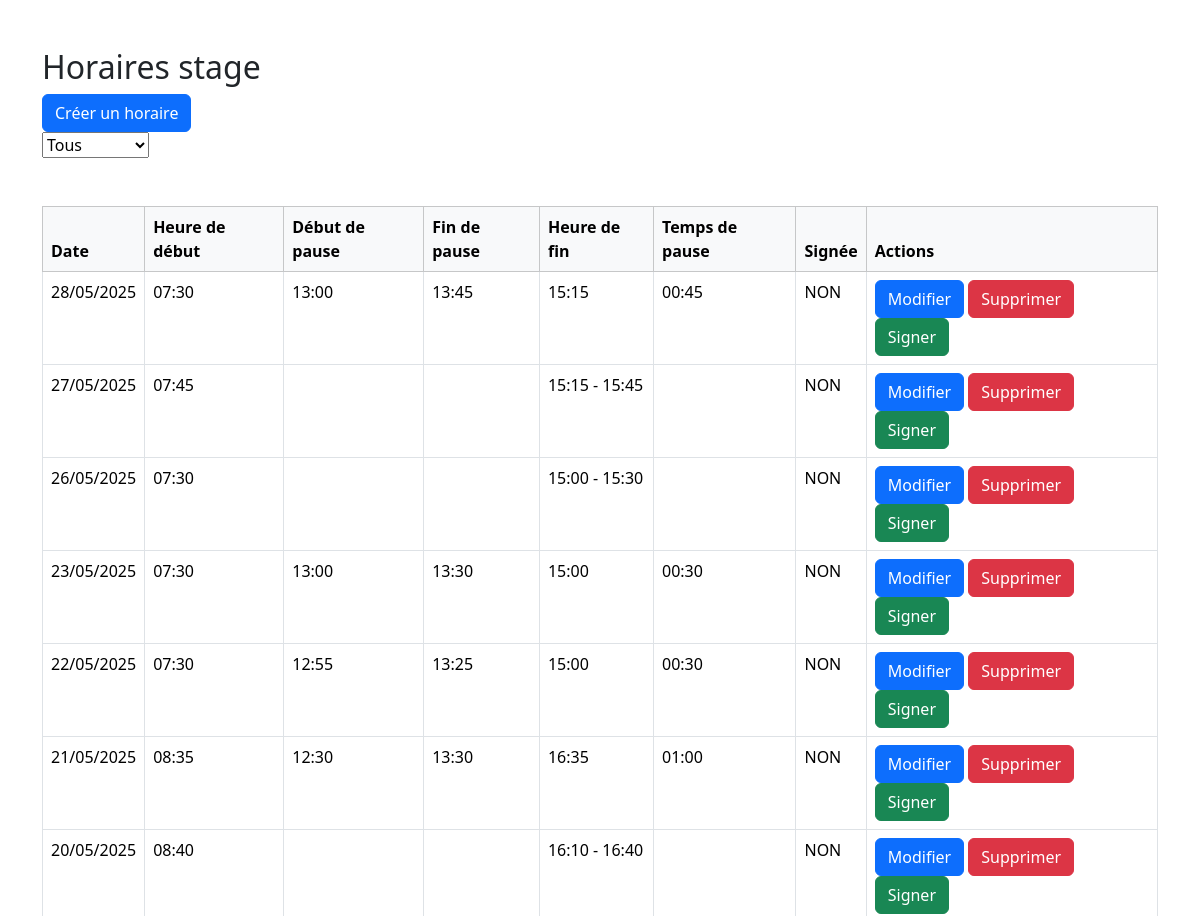
The app's page / (upper part), older data.
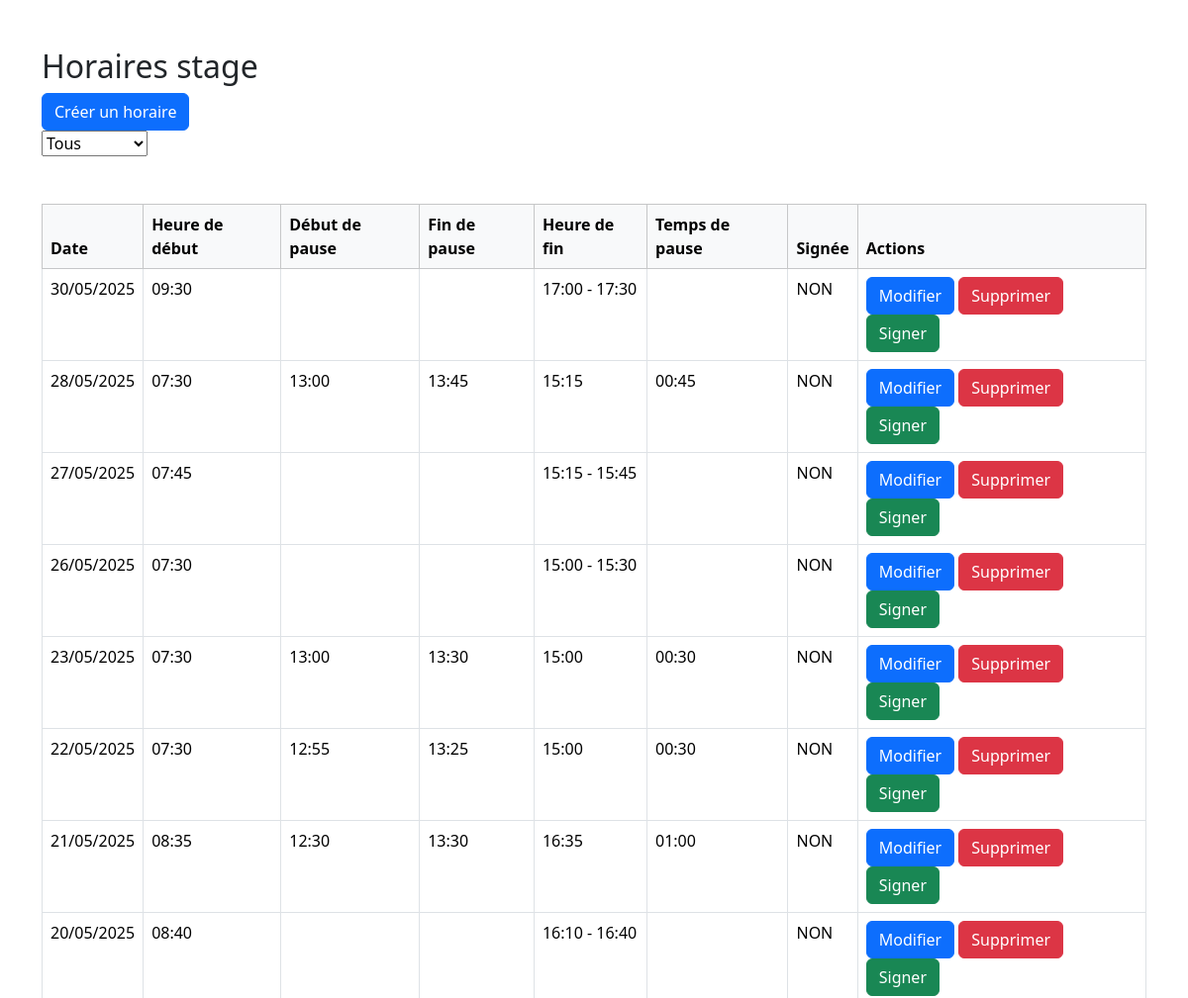
The same page, newer data.
### tables this page shows
CREATE TABLE `horaire` (
  `idHoraire` int(11) NOT NULL AUTO_INCREMENT,
  `dateHoraire` date NOT NULL,
  `heureDebut` time NOT NULL,
  `heureDebutPause` time NOT NULL,
  `heureFinPause` time NOT NULL,
  `tempsPause` time NOT NULL,
  `heureFin` time NOT NULL,
  `signature` tinyint(1) NOT NULL,
  PRIMARY KEY (`idHoraire`),
  UNIQUE KEY `dateHoraire` (`dateHoraire`)
);

### index.php (the view, shortened to what this page needs)
<?php
include 'config.php';
?>
<!DOCTYPE html>
<html>
<head>
    <link href="https://cdn.jsdelivr.net/npm/bootstrap@5.3.5/dist/css/bootstrap.min.css" rel="stylesheet">
</head>
<body>
<div class="container my-5">
    <h2> Horaires stage </h2>
    <a class="btn btn-primary" href="createHoraire.php">Créer un horaire</a>
    <form class="d-flex" action="index.php" method="post" onchange="this.submit()">
        <select name="tri" id="tri">
            <option value="all" <?php if($_SESSION["selectInForm"] == 3) echo'selected';?> >Tous</option>
        </select>
    </form>
    <br>
    <br>
    <table class="table table-bordered table-hover">
        <thead class="table-light">
            <tr>
                <th>Date</th>
                <th>Heure de début</th>
                <th>Début de pause</th>
                <th>Fin de pause</th>
                <th>Heure de fin</th>
                <th>Temps de pause</th>
                <th>Signée </th>
                <th>Actions</th>
            </tr>
        </thead>
        <tbody>
            <?php
                $sql = "CREATE DATABASE IF NOT EXISTS horairesstage";
                if($conn->query($sql) === TRUE){
                    $conn->select_db('horairesstage');
                }
                $sql = "SELECT * FROM horaire ORDER BY dateHoraire DESC";
                $result = $conn->query($sql);
                while($row = $result->fetch_assoc()){
                    $heureDebut = new DateTime($row['heureDebut']);
                    $heureDebutPause = new DateTime($row['heureDebutPause']);
                    $heureFinPause = new DateTime($row['heureFinPause']);
                    $tempsPause = new DateTime($row['tempsPause']);
                    $heureFin = new DateTime($row['heureFin']);
                    $dateHoraire = new DateTime($row['dateHoraire']);
                    if($heureDebutPause->format('H:i') == '00:00'){
                        $heureDebutPause = "";
                    }
                    if($heureFinPause->format('H:i') == '00:00'){
                        $heureFinPause = "";
                    }
                    if($tempsPause->format('H:i') == '00:00'){
                        $tempsPause = "";
                    }
                    if($heureFin->format('H:i') == '00:00'){
                        $heureFin = "";
                    }
                    echo "
                        <tr>
                            <td>".$dateHoraire->format('d/m/Y')."</td>
                    <td>".$heureDebut->format('H:i')."</td>";
                    if(!empty($heureDebutPause)){
                        echo "<td>".$heureDebutPause->format('H:i')."</td>";
                    }
                    else{
                        echo "<td></td>";
                    }
                    if(!empty($heureFinPause)){
                        echo "<td>".$heureFinPause->format('H:i')."</td>";
                    }
                    else{
                        echo "<td></td>";
                    }
                    if(!empty($heureFin)){
                        echo "<td>".$heureFin->format('H:i')."</td>";
                    }
                    else{
                        $heureFinTempDebut = clone $heureDebut;
                        $heureFinTempDebut->add(new DateInterval('PT7H30M'));
                        $heureFinTempFin = clone $heureDebut;
                        $heureFinTempFin->add(new DateInterval('PT8H'));
                        echo "<td>".$heureFinTempDebut->format('H:i')." - ".$heureFinTempFin->format('H:i')."</td>";
                    }
                    if(!empty($tempsPause)){
                        echo "<td>".$tempsPause->format('H:i')."</td>";
                    }
                    else{
                        echo "<td></td>";
                    }
                    if($row['signature'] == 1){
                        echo "<td>OUI</td>";
                        echo " <td></td>";
                    }
                    else{
                        echo "<td>NON</td>";
                        echo "
                    <td>
                        <form action='editHoraire.php' method='get' class='d-inline'>
                        <input type='hidden' name='idHoraire' value='".$row['idHoraire']."'>
                        <input type='submit' class='btn btn-primary' value='Modifier'>
                        </form>
                        <form action='deleteHoraire.php' method='post' class='d-inline delete-form'>
                        <input type='hidden' name='idHoraire' value='".$row['idHoraire']."'>
                        <input type='submit' class='btn btn-danger' value='Supprimer'>
                        </form>
                        <form action='signHoraire.php' method='post' class='d-inline sign-form'>
                        <input type='hidden' name='idHoraire' value='".$row['idHoraire']."'>
                        <input type='submit' class='btn btn-success' value='Signer'>
                        </form>
                    </td>";
                    }
                    echo "</tr>";
                }
            ?>
        </tbody>
    </table>
</div>

Row changes from the older to the newer data that the page shows:
added horaire: dateHoraire "30/05/2025", heureDebut "09:30", heureDebut "17:00", heureDebut "17:30"
